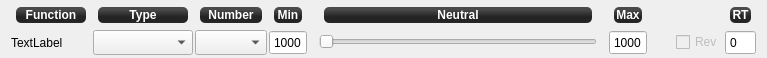
<?xml version="1.0" encoding="UTF-8"?>
<ui version="4.0">
 <class>inputChannelForm</class>
 <widget class="QWidget" name="inputChannelForm">
  <property name="geometry">
   <rect>
    <x>0</x>
    <y>0</y>
    <width>767</width>
    <height>58</height>
   </rect>
  </property>
  <property name="windowTitle">
   <string>Form</string>
  </property>
  <layout class="QGridLayout" name="gridLayout">
   <property name="topMargin">
    <number>1</number>
   </property>
   <property name="bottomMargin">
    <number>1</number>
   </property>
   <property name="horizontalSpacing">
    <number>2</number>
   </property>
   <property name="verticalSpacing">
    <number>0</number>
   </property>
   <item row="2" column="1">
    <widget class="QLabel" name="channelName">
     <property name="sizePolicy">
      <sizepolicy hsizetype="Minimum" vsizetype="Preferred">
       <horstretch>0</horstretch>
       <verstretch>0</verstretch>
      </sizepolicy>
     </property>
     <property name="minimumSize">
      <size>
       <width>80</width>
       <height>25</height>
      </size>
     </property>
     <property name="text">
      <string>TextLabel</string>
     </property>
    </widget>
   </item>
   <item row="2" column="2">
    <widget class="QComboBox" name="channelGroup">
     <property name="sizePolicy">
      <sizepolicy hsizetype="Maximum" vsizetype="Fixed">
       <horstretch>6</horstretch>
       <verstretch>0</verstretch>
      </sizepolicy>
     </property>
     <property name="minimumSize">
      <size>
       <width>0</width>
       <height>25</height>
      </size>
     </property>
     <property name="maximumSize">
      <size>
       <width>100</width>
       <height>16777215</height>
      </size>
     </property>
     <property name="focusPolicy">
      <enum>Qt::StrongFocus</enum>
     </property>
    </widget>
   </item>
   <item row="2" column="4">
    <widget class="QSpinBox" name="channelMin">
     <property name="minimumSize">
      <size>
       <width>0</width>
       <height>25</height>
      </size>
     </property>
     <property name="focusPolicy">
      <enum>Qt::StrongFocus</enum>
     </property>
     <property name="buttonSymbols">
      <enum>QAbstractSpinBox::NoButtons</enum>
     </property>
     <property name="maximum">
      <number>9999</number>
     </property>
     <property name="value">
      <number>1000</number>
     </property>
    </widget>
   </item>
   <item row="2" column="8">
    <widget class="QSpinBox" name="channelMax">
     <property name="minimumSize">
      <size>
       <width>0</width>
       <height>25</height>
      </size>
     </property>
     <property name="focusPolicy">
      <enum>Qt::StrongFocus</enum>
     </property>
     <property name="buttonSymbols">
      <enum>QAbstractSpinBox::NoButtons</enum>
     </property>
     <property name="maximum">
      <number>9999</number>
     </property>
     <property name="value">
      <number>1000</number>
     </property>
    </widget>
   </item>
   <item row="0" column="1">
    <widget class="QLabel" name="legend0">
     <property name="enabled">
      <bool>true</bool>
     </property>
     <property name="sizePolicy">
      <sizepolicy hsizetype="Minimum" vsizetype="Fixed">
       <horstretch>0</horstretch>
       <verstretch>0</verstretch>
      </sizepolicy>
     </property>
     <property name="minimumSize">
      <size>
       <width>0</width>
       <height>26</height>
      </size>
     </property>
     <property name="font">
      <font>
       <weight>75</weight>
       <italic>false</italic>
       <bold>true</bold>
      </font>
     </property>
     <property name="styleSheet">
      <string notr="true">background-color: qlineargradient(spread:reflect, x1:0.507, y1:0, x2:0.507, y2:0.772, stop:0.208955 rgba(74, 74, 74, 255), stop:0.78607 rgba(36, 36, 36, 255));
color: rgb(255, 255, 255);
border-radius: 5;
margin:5px;
font:bold;</string>
     </property>
     <property name="text">
      <string>Function</string>
     </property>
     <property name="alignment">
      <set>Qt::AlignCenter</set>
     </property>
    </widget>
   </item>
   <item row="0" column="8">
    <widget class="QLabel" name="legend5">
     <property name="enabled">
      <bool>true</bool>
     </property>
     <property name="sizePolicy">
      <sizepolicy hsizetype="Minimum" vsizetype="Fixed">
       <horstretch>0</horstretch>
       <verstretch>0</verstretch>
      </sizepolicy>
     </property>
     <property name="minimumSize">
      <size>
       <width>0</width>
       <height>26</height>
      </size>
     </property>
     <property name="font">
      <font>
       <weight>75</weight>
       <italic>false</italic>
       <bold>true</bold>
      </font>
     </property>
     <property name="styleSheet">
      <string notr="true">background-color: qlineargradient(spread:reflect, x1:0.507, y1:0, x2:0.507, y2:0.772, stop:0.208955 rgba(74, 74, 74, 255), stop:0.78607 rgba(36, 36, 36, 255));
color: rgb(255, 255, 255);
border-radius: 5;
margin:5px;
font:bold;</string>
     </property>
     <property name="text">
      <string>Max</string>
     </property>
     <property name="alignment">
      <set>Qt::AlignCenter</set>
     </property>
    </widget>
   </item>
   <item row="0" column="4">
    <widget class="QLabel" name="legend3">
     <property name="enabled">
      <bool>true</bool>
     </property>
     <property name="sizePolicy">
      <sizepolicy hsizetype="Minimum" vsizetype="Fixed">
       <horstretch>0</horstretch>
       <verstretch>0</verstretch>
      </sizepolicy>
     </property>
     <property name="minimumSize">
      <size>
       <width>0</width>
       <height>26</height>
      </size>
     </property>
     <property name="font">
      <font>
       <weight>75</weight>
       <italic>false</italic>
       <bold>true</bold>
      </font>
     </property>
     <property name="styleSheet">
      <string notr="true">background-color: qlineargradient(spread:reflect, x1:0.507, y1:0, x2:0.507, y2:0.772, stop:0.208955 rgba(74, 74, 74, 255), stop:0.78607 rgba(36, 36, 36, 255));
color: rgb(255, 255, 255);
border-radius: 5;
margin:5px;
font:bold;</string>
     </property>
     <property name="text">
      <string>Min</string>
     </property>
     <property name="alignment">
      <set>Qt::AlignCenter</set>
     </property>
    </widget>
   </item>
   <item row="0" column="6">
    <widget class="QLabel" name="legend4">
     <property name="enabled">
      <bool>true</bool>
     </property>
     <property name="sizePolicy">
      <sizepolicy hsizetype="Expanding" vsizetype="Fixed">
       <horstretch>0</horstretch>
       <verstretch>0</verstretch>
      </sizepolicy>
     </property>
     <property name="minimumSize">
      <size>
       <width>0</width>
       <height>26</height>
      </size>
     </property>
     <property name="font">
      <font>
       <weight>75</weight>
       <italic>false</italic>
       <bold>true</bold>
      </font>
     </property>
     <property name="styleSheet">
      <string notr="true">background-color: qlineargradient(spread:reflect, x1:0.507, y1:0, x2:0.507, y2:0.772, stop:0.208955 rgba(74, 74, 74, 255), stop:0.78607 rgba(36, 36, 36, 255));
color: rgb(255, 255, 255);
border-radius: 5;
margin:5px;
font:bold;</string>
     </property>
     <property name="text">
      <string>Neutral</string>
     </property>
     <property name="alignment">
      <set>Qt::AlignCenter</set>
     </property>
    </widget>
   </item>
   <item row="2" column="6">
    <widget class="QSlider" name="channelNeutral">
     <property name="sizePolicy">
      <sizepolicy hsizetype="MinimumExpanding" vsizetype="Fixed">
       <horstretch>0</horstretch>
       <verstretch>0</verstretch>
      </sizepolicy>
     </property>
     <property name="minimumSize">
      <size>
       <width>0</width>
       <height>22</height>
      </size>
     </property>
     <property name="focusPolicy">
      <enum>Qt::StrongFocus</enum>
     </property>
     <property name="orientation">
      <enum>Qt::Horizontal</enum>
     </property>
    </widget>
   </item>
   <item row="2" column="3">
    <widget class="QComboBox" name="channelNumberDropdown">
     <property name="sizePolicy">
      <sizepolicy hsizetype="Maximum" vsizetype="Fixed">
       <horstretch>4</horstretch>
       <verstretch>0</verstretch>
      </sizepolicy>
     </property>
     <property name="minimumSize">
      <size>
       <width>0</width>
       <height>25</height>
      </size>
     </property>
     <property name="maximumSize">
      <size>
       <width>80</width>
       <height>16777215</height>
      </size>
     </property>
     <property name="focusPolicy">
      <enum>Qt::StrongFocus</enum>
     </property>
     <property name="maxVisibleItems">
      <number>7</number>
     </property>
    </widget>
   </item>
   <item row="1" column="3">
    <widget class="QSpinBox" name="channelNumber">
     <property name="enabled">
      <bool>true</bool>
     </property>
     <property name="maximumSize">
      <size>
       <width>0</width>
       <height>0</height>
      </size>
     </property>
    </widget>
   </item>
   <item row="2" column="12">
    <widget class="QCheckBox" name="channelRev">
     <property name="enabled">
      <bool>false</bool>
     </property>
     <property name="minimumSize">
      <size>
       <width>0</width>
       <height>20</height>
      </size>
     </property>
     <property name="text">
      <string>Rev</string>
     </property>
    </widget>
   </item>
   <item row="2" column="10">
    <widget class="QLabel" name="neutral">
     <property name="sizePolicy">
      <sizepolicy hsizetype="Preferred" vsizetype="Fixed">
       <horstretch>0</horstretch>
       <verstretch>0</verstretch>
      </sizepolicy>
     </property>
     <property name="minimumSize">
      <size>
       <width>25</width>
       <height>0</height>
      </size>
     </property>
     <property name="maximumSize">
      <size>
       <width>30</width>
       <height>16777215</height>
      </size>
     </property>
     <property name="text">
      <string/>
     </property>
    </widget>
   </item>
   <item row="2" column="5">
    <spacer name="horizontalSpacer">
     <property name="orientation">
      <enum>Qt::Horizontal</enum>
     </property>
     <property name="sizeType">
      <enum>QSizePolicy::Fixed</enum>
     </property>
     <property name="sizeHint" stdset="0">
      <size>
       <width>10</width>
       <height>20</height>
      </size>
     </property>
    </spacer>
   </item>
   <item row="2" column="7">
    <spacer name="horizontalSpacer_2">
     <property name="orientation">
      <enum>Qt::Horizontal</enum>
     </property>
     <property name="sizeType">
      <enum>QSizePolicy::Fixed</enum>
     </property>
     <property name="sizeHint" stdset="0">
      <size>
       <width>10</width>
       <height>20</height>
      </size>
     </property>
    </spacer>
   </item>
   <item row="0" column="2">
    <widget class="QLabel" name="legend1">
     <property name="enabled">
      <bool>true</bool>
     </property>
     <property name="sizePolicy">
      <sizepolicy hsizetype="Minimum" vsizetype="Fixed">
       <horstretch>0</horstretch>
       <verstretch>0</verstretch>
      </sizepolicy>
     </property>
     <property name="minimumSize">
      <size>
       <width>0</width>
       <height>26</height>
      </size>
     </property>
     <property name="font">
      <font>
       <weight>75</weight>
       <italic>false</italic>
       <bold>true</bold>
      </font>
     </property>
     <property name="styleSheet">
      <string notr="true">background-color: qlineargradient(spread:reflect, x1:0.507, y1:0, x2:0.507, y2:0.772, stop:0.208955 rgba(74, 74, 74, 255), stop:0.78607 rgba(36, 36, 36, 255));
color: rgb(255, 255, 255);
border-radius: 5;
margin:5px;
font:bold;</string>
     </property>
     <property name="text">
      <string>Type</string>
     </property>
     <property name="alignment">
      <set>Qt::AlignCenter</set>
     </property>
    </widget>
   </item>
   <item row="0" column="3">
    <widget class="QLabel" name="legend2">
     <property name="enabled">
      <bool>true</bool>
     </property>
     <property name="sizePolicy">
      <sizepolicy hsizetype="Minimum" vsizetype="Fixed">
       <horstretch>0</horstretch>
       <verstretch>0</verstretch>
      </sizepolicy>
     </property>
     <property name="minimumSize">
      <size>
       <width>0</width>
       <height>26</height>
      </size>
     </property>
     <property name="font">
      <font>
       <weight>75</weight>
       <italic>false</italic>
       <bold>true</bold>
      </font>
     </property>
     <property name="styleSheet">
      <string notr="true">background-color: qlineargradient(spread:reflect, x1:0.507, y1:0, x2:0.507, y2:0.772, stop:0.208955 rgba(74, 74, 74, 255), stop:0.78607 rgba(36, 36, 36, 255));
color: rgb(255, 255, 255);
border-radius: 5;
margin:5px;
font:bold;</string>
     </property>
     <property name="text">
      <string>Number</string>
     </property>
     <property name="alignment">
      <set>Qt::AlignCenter</set>
     </property>
    </widget>
   </item>
   <item row="2" column="13">
    <widget class="QSpinBox" name="channelResponseTime">
     <property name="enabled">
      <bool>true</bool>
     </property>
     <property name="sizePolicy">
      <sizepolicy hsizetype="Preferred" vsizetype="Fixed">
       <horstretch>0</horstretch>
       <verstretch>0</verstretch>
      </sizepolicy>
     </property>
     <property name="minimumSize">
      <size>
       <width>30</width>
       <height>25</height>
      </size>
     </property>
     <property name="wrapping">
      <bool>false</bool>
     </property>
     <property name="frame">
      <bool>true</bool>
     </property>
     <property name="buttonSymbols">
      <enum>QAbstractSpinBox::NoButtons</enum>
     </property>
     <property name="maximum">
      <number>999</number>
     </property>
    </widget>
   </item>
   <item row="0" column="13">
    <widget class="QLabel" name="legend6">
     <property name="sizePolicy">
      <sizepolicy hsizetype="Minimum" vsizetype="Fixed">
       <horstretch>0</horstretch>
       <verstretch>0</verstretch>
      </sizepolicy>
     </property>
     <property name="minimumSize">
      <size>
       <width>30</width>
       <height>26</height>
      </size>
     </property>
     <property name="font">
      <font>
       <weight>75</weight>
       <italic>false</italic>
       <bold>true</bold>
      </font>
     </property>
     <property name="styleSheet">
      <string notr="true">background-color: qlineargradient(spread:reflect, x1:0.507, y1:0, x2:0.507, y2:0.772, stop:0.208955 rgba(74, 74, 74, 255), stop:0.78607 rgba(36, 36, 36, 255));
color: rgb(255, 255, 255);
border-radius: 5;
margin:5px;
font:bold;</string>
     </property>
     <property name="text">
      <string>RT</string>
     </property>
     <property name="alignment">
      <set>Qt::AlignCenter</set>
     </property>
    </widget>
   </item>
  </layout>
 </widget>
 <tabstops>
  <tabstop>channelNumber</tabstop>
  <tabstop>channelGroup</tabstop>
  <tabstop>channelNumberDropdown</tabstop>
  <tabstop>channelMin</tabstop>
  <tabstop>channelNeutral</tabstop>
  <tabstop>channelMax</tabstop>
  <tabstop>channelRev</tabstop>
 </tabstops>
 <resources/>
 <connections/>
</ui>
